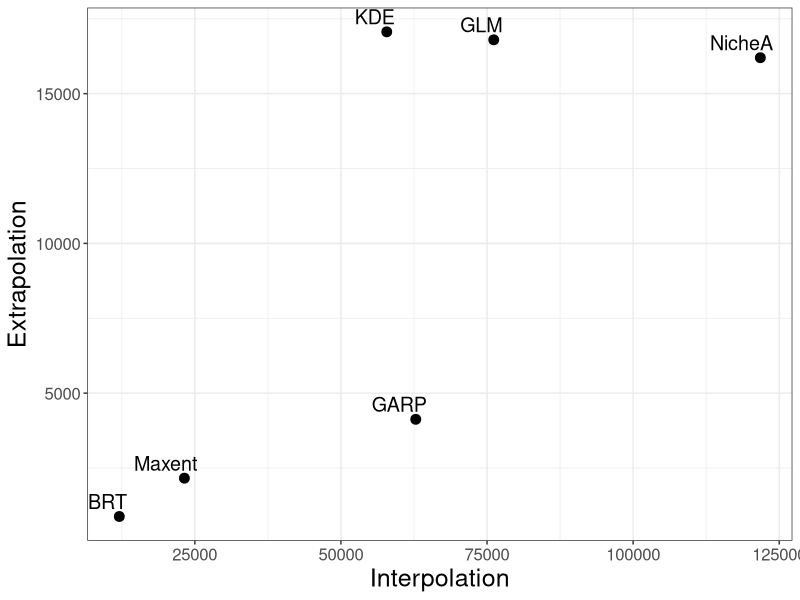

Source code (R): (Note: this script raises an error after producing the figure.)
setwd("E:/Dropbox/Papers/DarwinFox/Figs/Figure8")
d<-read.table("insideout.csv", head=T, sep=",")
library("ggplot2")
p <- ggplot(d, aes(Interpolation, Extrapolation))
p<-p + geom_point(size=3)
p<-p+theme_bw()
p<-p+geom_text(aes(label=Algorithm),hjust=0.8, vjust=-0.5, size=5)
p<-p+theme(axis.text=element_text(size=12),
           axis.title=element_text(size=18))
ggsave(filename = "Figure8_0.05.png", plot = p,
       units = "in", dpi = 300, width=8, height=8)

d$
p <- ggplot(d, aes(Interpolation, Extrapolation))
p<-p + geom_point(size=3)
p<-p+theme_bw()
p<-p+geom_text(aes(label=Algorithm),hjust=0.8, vjust=-0.5, size=5)
p<-p+theme(axis.text=element_text(size=12),
           axis.title=element_text(size=18))
ggsave(filename = "Figure8_0.05.png", plot = p,
       units = "in", dpi = 300, width=8, height=8)
